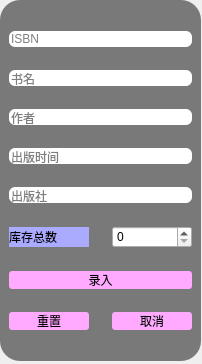
<?xml version="1.0" encoding="UTF-8"?>
<ui version="4.0">
 <class>Insert</class>
 <widget class="QDialog" name="Insert">
  <property name="geometry">
   <rect>
    <x>0</x>
    <y>0</y>
    <width>202</width>
    <height>364</height>
   </rect>
  </property>
  <property name="sizePolicy">
   <sizepolicy hsizetype="Fixed" vsizetype="Fixed">
    <horstretch>0</horstretch>
    <verstretch>0</verstretch>
   </sizepolicy>
  </property>
  <property name="windowTitle">
   <string>Dialog</string>
  </property>
  <widget class="QFrame" name="frame">
   <property name="geometry">
    <rect>
     <x>0</x>
     <y>0</y>
     <width>201</width>
     <height>361</height>
    </rect>
   </property>
   <property name="styleSheet">
    <string notr="true">QFrame{
background-color: rgb(121, 121, 121);
border-radius:20px  ;
}
QLineEdit{
border-radius:6px  ;
}
QPushButton{
background-color: rgb(242, 255, 210);
background-color: rgb(255, 170, 255);
font: 290 9pt &quot;Microsoft YaHei UI&quot;;	
border-radius:3px  ;
}</string>
   </property>
   <layout class="QVBoxLayout" name="verticalLayout">
    <property name="spacing">
     <number>23</number>
    </property>
    <item>
     <spacer name="verticalSpacer">
      <property name="orientation">
       <enum>Qt::Vertical</enum>
      </property>
      <property name="sizeHint" stdset="0">
       <size>
        <width>20</width>
        <height>40</height>
       </size>
      </property>
     </spacer>
    </item>
    <item>
     <widget class="QLineEdit" name="lineEdit">
      <property name="placeholderText">
       <string>ISBN</string>
      </property>
      <property name="clearButtonEnabled">
       <bool>true</bool>
      </property>
     </widget>
    </item>
    <item>
     <widget class="QLineEdit" name="lineEdit_2">
      <property name="placeholderText">
       <string>书名</string>
      </property>
      <property name="clearButtonEnabled">
       <bool>true</bool>
      </property>
     </widget>
    </item>
    <item>
     <widget class="QLineEdit" name="lineEdit_3">
      <property name="placeholderText">
       <string>作者</string>
      </property>
      <property name="clearButtonEnabled">
       <bool>true</bool>
      </property>
     </widget>
    </item>
    <item>
     <widget class="QLineEdit" name="lineEdit_4">
      <property name="inputMask">
       <string/>
      </property>
      <property name="placeholderText">
       <string>出版时间</string>
      </property>
      <property name="clearButtonEnabled">
       <bool>true</bool>
      </property>
     </widget>
    </item>
    <item>
     <widget class="QLineEdit" name="lineEdit_5">
      <property name="placeholderText">
       <string>出版社</string>
      </property>
      <property name="clearButtonEnabled">
       <bool>true</bool>
      </property>
     </widget>
    </item>
    <item>
     <layout class="QHBoxLayout" name="horizontalLayout">
      <item>
       <widget class="QLabel" name="label">
        <property name="maximumSize">
         <size>
          <width>16777215</width>
          <height>20</height>
         </size>
        </property>
        <property name="styleSheet">
         <string notr="true">background-color: rgb(170, 170, 255);</string>
        </property>
        <property name="text">
         <string>库存总数</string>
        </property>
       </widget>
      </item>
      <item>
       <widget class="QSpinBox" name="spinBox"/>
      </item>
     </layout>
    </item>
    <item>
     <widget class="QPushButton" name="pushButton">
      <property name="text">
       <string>录入</string>
      </property>
     </widget>
    </item>
    <item>
     <layout class="QHBoxLayout" name="horizontalLayout_2">
      <item>
       <widget class="QPushButton" name="pushButton_3">
        <property name="text">
         <string>重置</string>
        </property>
       </widget>
      </item>
      <item>
       <widget class="QPushButton" name="pushButton_2">
        <property name="text">
         <string>取消</string>
        </property>
       </widget>
      </item>
     </layout>
    </item>
    <item>
     <spacer name="verticalSpacer_2">
      <property name="orientation">
       <enum>Qt::Vertical</enum>
      </property>
      <property name="sizeHint" stdset="0">
       <size>
        <width>20</width>
        <height>40</height>
       </size>
      </property>
     </spacer>
    </item>
   </layout>
  </widget>
 </widget>
 <resources/>
 <connections/>
</ui>
